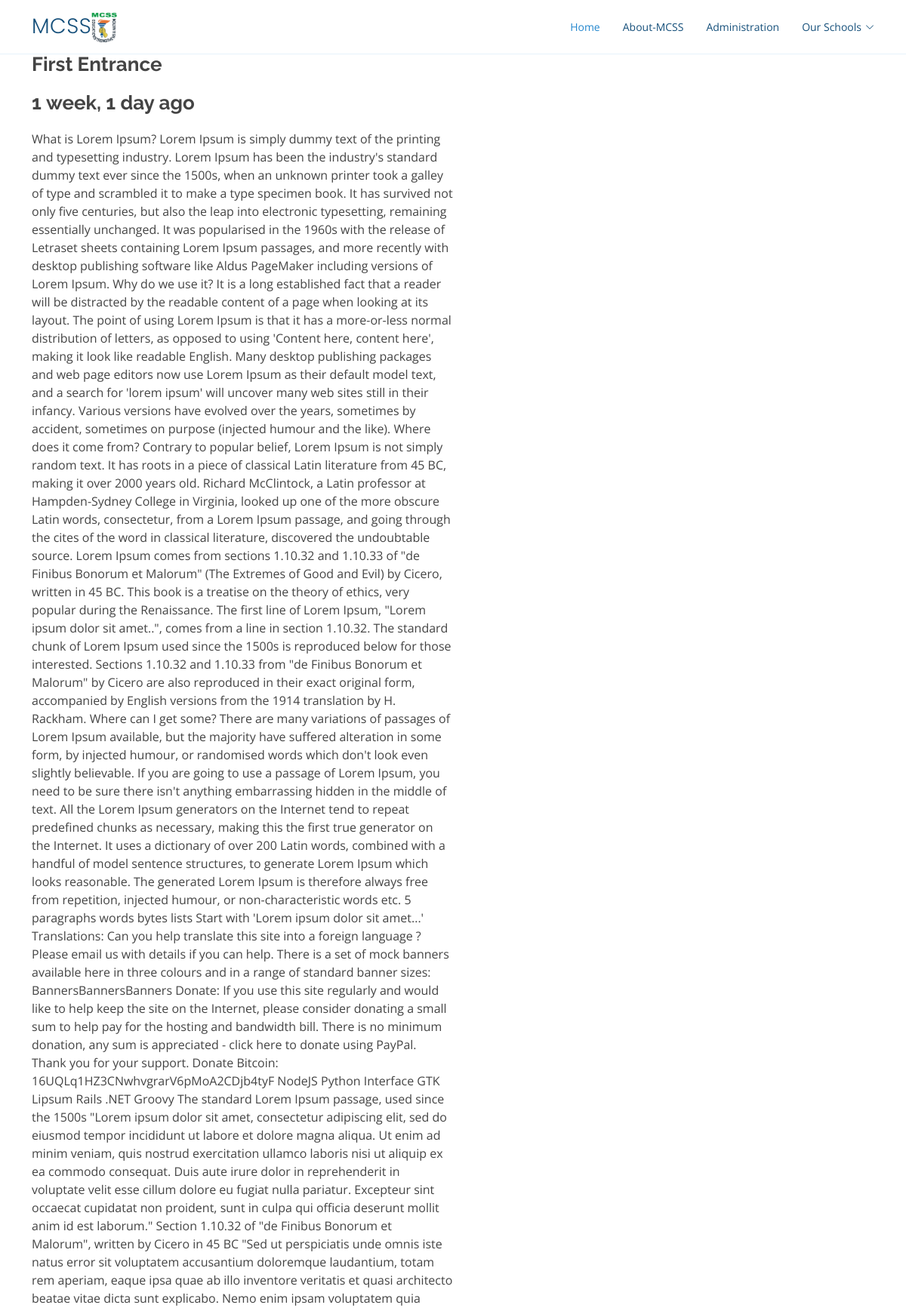
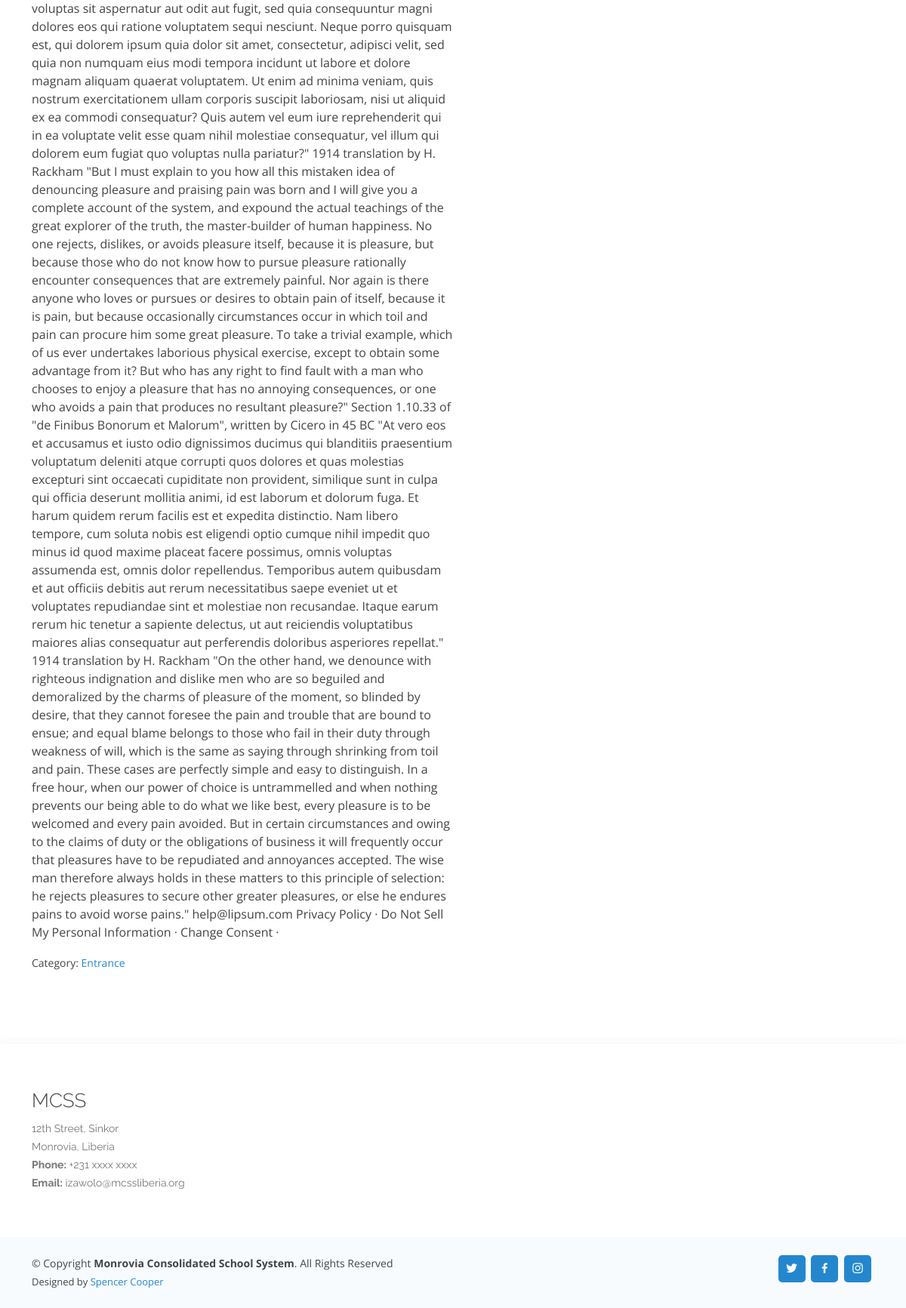
The page /entrace/first-entrance/ on the database its author committed (2 pictures, top to bottom).
### blog/models.py (models this page shows, shortened)
class Post(models.Model):
    ACTIVE = 'active'
    DRAFT = 'draft'
    CHOICES_STATUS = (
        (ACTIVE, 'Active'),
        (DRAFT, 'Draft')
    )
    category = models.ForeignKey(Category, related_name='posts', on_delete=models.CASCADE)
    title = models.CharField(max_length=255)
    slug = models.SlugField()
    body = models.TextField()
    created_at = models.DateTimeField(auto_now_add=True)
    status = models.CharField(max_length=10, choices=CHOICES_STATUS, default=ACTIVE)
    image = models.ImageField(upload_to='uploads/', blank=True, null=True)
    image1 = models.ImageField(upload_to='uploads/', blank=True, null=True)
    image2 = models.ImageField(upload_to='uploads/', blank=True, null=True)
    class Meta:
        ordering = ('-created_at',)

class Category(models.Model):
    title = models.CharField(max_length=255)
    slug = models.SlugField()
    class Meta:
        ordering = ('title',)
        verbose_name_plural = 'Categories'
    def __str__(self):
        return self.title

### blog/views.py (the view)
# urls.py: path('<slug:category_slug>/<slug:slug>/', views.detail, name='post_detail'),
def detail(request, category_slug, slug):
    post = get_object_or_404(Post, slug=slug, status=Post.ACTIVE)
    if request.method == 'POST':
        form = CommentForm(request.POST)
        if form.is_valid():
            comment = form.save(commit=False)
            comment.post = post
            comment.save()
            return redirect('post_detail', slug=slug)
    else:
        form = CommentForm()
    return render(request, 'blog/detail.html', {'post':post, 'form':form })

### blog/templates/blog/detail.html (shortened to what this page needs)
{% extends 'core/base.html' %}
{% block content %}
<main id="main">
    <section id="portfolio-details" class="portfolio-details">
      <div class="container">
        <div class="row gy-4">
          </div>
          <div class="col-lg-6">
            <div class="portfolio-description">
              <h2>{{post.title }}</h2>
              <h2>{{post.created_at|timesince}} ago</h2>
              <p>
                {{post.body}}
              </p>
              <p><small>Category: <a href="{% url 'category_detail' post.category.slug %}"> {{post.category }}</a></small></p>
            </div>
          </div>
        </div>
    </section>
  </main>
{% endblock %}

### static/assets/css/style.css (style rules this page uses)
body { font-family: "Open Sans", sans-serif; color: #444444; }
a { color: #2487ce; text-decoration: none; }
h1, h2, h3, h4, h5, h6 { font-family: "Raleway", sans-serif; }
section { padding: 80px 0; overflow: hidden; }
.portfolio-details { padding-top: 40px; }
.portfolio-details .portfolio-description { padding-top: 30px; }
.portfolio-details .portfolio-description h2 { font-size: 26px; font-weight: 700; margin-bottom: 20px; }
.portfolio-details .portfolio-description p { padding: 0; }

### rows shown on the page
Post: title "First Entrance", created_at "1 week, 1 day", body "What is Lorem Ipsum? Lorem Ipsum is simply dummy text of the printing and typesetting industry. Lorem Ipsum has been the industry's standard dummy text ever since the 1500s, when an unknown printer took a galley of type and scrambled it to make a type specimen book. It has survived not only five centuries, but also the leap into electronic typesetting, remaining essentially unchanged. It was popularised in the 1960s with the release of Letraset sheets containing Lorem Ipsum passages, and more recently with desktop publishing software like Aldus PageMaker including versions of Lorem Ipsum. Why do we use it? It is a long established fact that a reader will be distracted by the readable…", category "Entrance"
